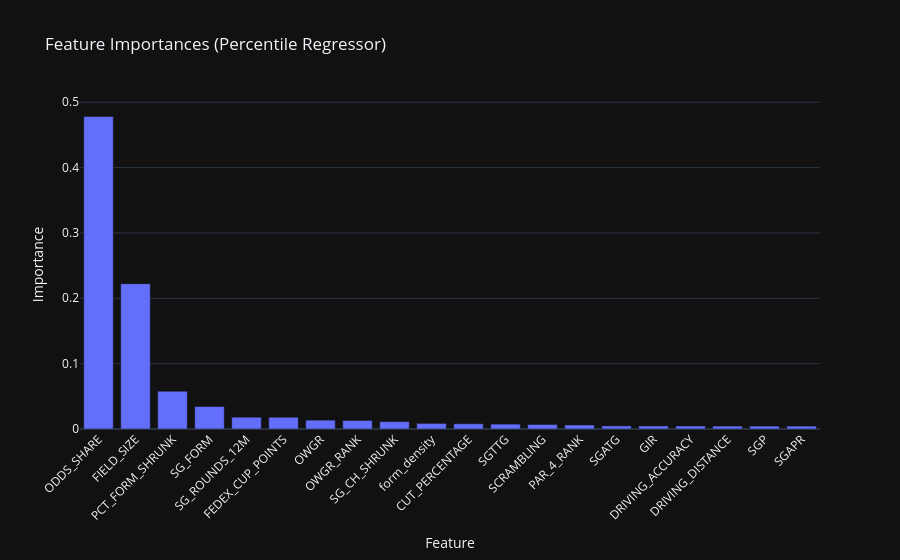

Write notebook code for a chart like this one.
### Code cell
import plotly.express as px

imp_df = importances.head(20).reset_index()
imp_df.columns = ["Feature", "Importance"]
fig = px.bar(imp_df, x="Feature", y="Importance",
             title="Feature Importances (Percentile Regressor)",
             template="plotly_dark")
fig.update_layout(xaxis_tickangle=-45)
fig.show()

### Figure 1 — Plotly figure (JSON) as saved in the notebook; plotly's stock layout.template omitted (floating-point values rounded to 4 significant figures)
{"data": [{"hovertemplate": "Feature=%{x}<br>Importance=%{y}<extra></extra>", "legendgroup": "", "marker": {"color": "#636efa", "pattern": {"shape": ""}}, "name": "", "orientation": "v", "showlegend": false, "textposition": "auto", "type": "bar", "x": ["ODDS_SHARE", "FIELD_SIZE", "PCT_FORM_SHRUNK", "SG_FORM", "SG_ROUNDS_12M", "FEDEX_CUP_POINTS", "OWGR", "OWGR_RANK", "SG_CH_SHRUNK", "form_density", "CUT_PERCENTAGE", "SGTTG", "SCRAMBLING", "PAR_4_RANK", "SGATG", "GIR", "DRIVING_ACCURACY", "DRIVING_DISTANCE", "SGP", "SGAPR"], "xaxis": "x", "y": [0.4782, 0.2224, 0.05776, 0.03442, 0.01807, 0.01795, 0.01355, 0.01306, 0.01132, 0.008574, 0.007969, 0.007475, 0.00695, 0.00614, 0.004778, 0.004657, 0.00458, 0.004481, 0.004453, 0.00445], "yaxis": "y"}], "layout": {"barmode": "relative", "legend": {"tracegroupgap": 0}, "title": {"text": "Feature Importances (Percentile Regressor)"}, "xaxis": {"anchor": "y", "domain": [0, 1], "tickangle": -45, "title": {"text": "Feature"}}, "yaxis": {"anchor": "x", "domain": [0, 1], "title": {"text": "Importance"}}}}
